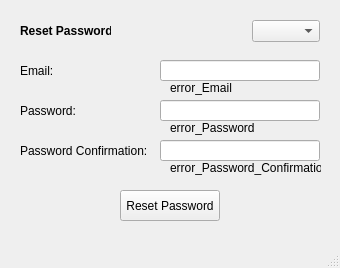
<?xml version="1.0" encoding="UTF-8"?>
<ui version="4.0">
 <class>MainWindow</class>
 <widget class="QMainWindow" name="MainWindow">
  <property name="geometry">
   <rect>
    <x>0</x>
    <y>0</y>
    <width>340</width>
    <height>268</height>
   </rect>
  </property>
  <property name="windowTitle">
   <string>Reset Password</string>
  </property>
  <widget class="QWidget" name="centralwidget">
   <widget class="QLabel" name="label_Title">
    <property name="geometry">
     <rect>
      <x>20</x>
      <y>20</y>
      <width>91</width>
      <height>21</height>
     </rect>
    </property>
    <property name="font">
     <font>
      <bold>true</bold>
     </font>
    </property>
    <property name="text">
     <string>Reset Password</string>
    </property>
   </widget>
   <widget class="QPushButton" name="ResetPasswordButton">
    <property name="geometry">
     <rect>
      <x>120</x>
      <y>190</y>
      <width>100</width>
      <height>31</height>
     </rect>
    </property>
    <property name="cursor">
     <cursorShape>OpenHandCursor</cursorShape>
    </property>
    <property name="text">
     <string>Reset Password</string>
    </property>
   </widget>
   <widget class="QLineEdit" name="lineEdit_Password">
    <property name="geometry">
     <rect>
      <x>160</x>
      <y>100</y>
      <width>160</width>
      <height>21</height>
     </rect>
    </property>
   </widget>
   <widget class="QLabel" name="error_Password">
    <property name="geometry">
     <rect>
      <x>170</x>
      <y>120</y>
      <width>151</width>
      <height>16</height>
     </rect>
    </property>
    <property name="text">
     <string>error_Password</string>
    </property>
   </widget>
   <widget class="QLabel" name="label_Password_Confirmation">
    <property name="geometry">
     <rect>
      <x>20</x>
      <y>140</y>
      <width>131</width>
      <height>21</height>
     </rect>
    </property>
    <property name="text">
     <string>Password Confirmation:</string>
    </property>
   </widget>
   <widget class="QLabel" name="label_Password">
    <property name="geometry">
     <rect>
      <x>20</x>
      <y>100</y>
      <width>71</width>
      <height>21</height>
     </rect>
    </property>
    <property name="text">
     <string>Password:</string>
    </property>
   </widget>
   <widget class="QLabel" name="label_Email">
    <property name="geometry">
     <rect>
      <x>20</x>
      <y>60</y>
      <width>61</width>
      <height>21</height>
     </rect>
    </property>
    <property name="text">
     <string>Email:</string>
    </property>
   </widget>
   <widget class="QLineEdit" name="lineEdit_Email">
    <property name="geometry">
     <rect>
      <x>160</x>
      <y>60</y>
      <width>160</width>
      <height>21</height>
     </rect>
    </property>
   </widget>
   <widget class="QLabel" name="error_Email">
    <property name="geometry">
     <rect>
      <x>170</x>
      <y>80</y>
      <width>151</width>
      <height>16</height>
     </rect>
    </property>
    <property name="text">
     <string>error_Email</string>
    </property>
   </widget>
   <widget class="QLineEdit" name="lineEdit_Password_Confirmation">
    <property name="geometry">
     <rect>
      <x>160</x>
      <y>140</y>
      <width>160</width>
      <height>21</height>
     </rect>
    </property>
   </widget>
   <widget class="QLabel" name="error_Password_Confirmation">
    <property name="geometry">
     <rect>
      <x>170</x>
      <y>160</y>
      <width>151</width>
      <height>16</height>
     </rect>
    </property>
    <property name="text">
     <string>error_Password_Confirmation</string>
    </property>
   </widget>
   <widget class="QComboBox" name="comboBoxLanguage">
    <property name="geometry">
     <rect>
      <x>252</x>
      <y>20</y>
      <width>68</width>
      <height>22</height>
     </rect>
    </property>
    <property name="cursor">
     <cursorShape>OpenHandCursor</cursorShape>
    </property>
    <property name="currentText">
     <string/>
    </property>
    <property name="currentIndex">
     <number>-1</number>
    </property>
    <item>
     <property name="text">
      <string>English</string>
     </property>
    </item>
    <item>
     <property name="text">
      <string>עברית</string>
     </property>
    </item>
   </widget>
  </widget>
  <widget class="QMenuBar" name="menubar">
   <property name="geometry">
    <rect>
     <x>0</x>
     <y>0</y>
     <width>340</width>
     <height>22</height>
    </rect>
   </property>
  </widget>
  <widget class="QStatusBar" name="statusbar"/>
 </widget>
 <tabstops>
  <tabstop>lineEdit_Email</tabstop>
  <tabstop>lineEdit_Password</tabstop>
  <tabstop>lineEdit_Password_Confirmation</tabstop>
  <tabstop>ResetPasswordButton</tabstop>
 </tabstops>
 <resources/>
 <connections/>
</ui>
